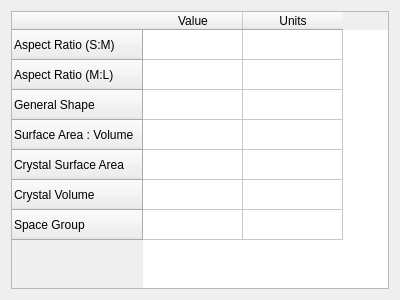
<?xml version="1.0" encoding="UTF-8"?>
<ui version="4.0">
 <class>information_Dialog</class>
 <widget class="QDialog" name="information_Dialog">
  <property name="geometry">
   <rect>
    <x>0</x>
    <y>0</y>
    <width>400</width>
    <height>300</height>
   </rect>
  </property>
  <property name="windowTitle">
   <string>Dialog</string>
  </property>
  <layout class="QGridLayout" name="gridLayout">
   <item row="0" column="0">
    <widget class="QTableWidget" name="tableWidget">
     <row>
      <property name="text">
       <string>Aspect Ratio (S:M)</string>
      </property>
     </row>
     <row>
      <property name="text">
       <string>Aspect Ratio (M:L)</string>
      </property>
     </row>
     <row>
      <property name="text">
       <string>General Shape</string>
      </property>
     </row>
     <row>
      <property name="text">
       <string>Surface Area : Volume</string>
      </property>
     </row>
     <row>
      <property name="text">
       <string>Crystal Surface Area</string>
      </property>
     </row>
     <row>
      <property name="text">
       <string>Crystal Volume</string>
      </property>
     </row>
     <row>
      <property name="text">
       <string>Space Group</string>
      </property>
     </row>
     <column>
      <property name="text">
       <string>Value</string>
      </property>
     </column>
     <column>
      <property name="text">
       <string>Units</string>
      </property>
     </column>
    </widget>
   </item>
  </layout>
 </widget>
 <resources/>
 <connections/>
</ui>
